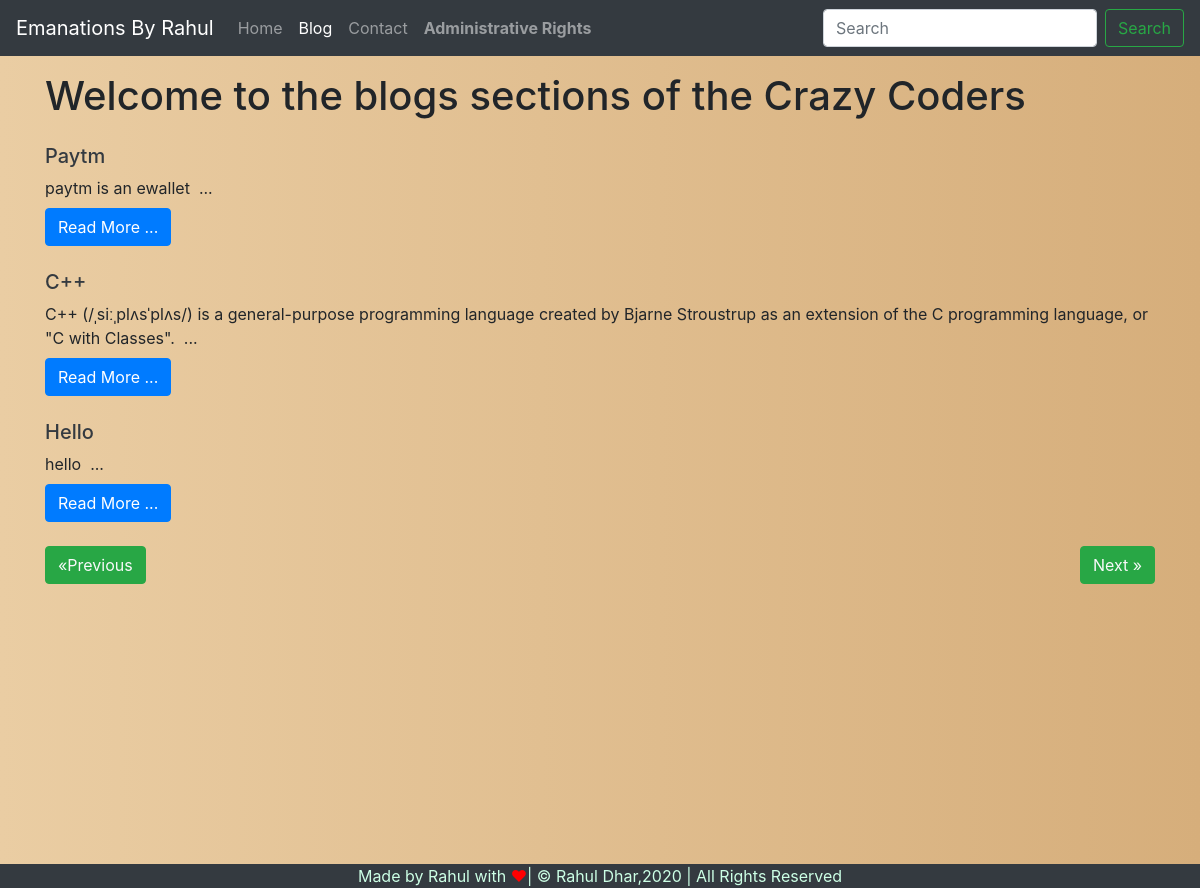
Screenshot of /blog/?page=2 with the database file from the repository.
### blog/models.py (models this page shows, shortened)
class Blog(models.Model):
    sno=models.AutoField(primary_key=True)
    title=models.CharField(max_length=200)
    content=models.TextField()
    short_desc=models.CharField(max_length=150)
    slug=models.CharField(max_length=50)
    time=models.DateTimeField(auto_now_add=True)

### blog/views.py (the view)
# urls.py: 2. Add a URL to urlpatterns:  path('blog/', include('blog.urls'))
def blog(request):
     no_of_post=4
     page=request.GET.get('page')
     if page is None:
          page=1
     else:
          page=int(page)
     print("pages is {}".format(page))
     blogs=Blog.objects.all()
     length=len(blogs)
     blogs=blogs[(page-1)*no_of_post:page*no_of_post]
     if page>1:
          prev=page-1
     else:
          prev=None
     if page < math.ceil(length/no_of_post):
          nxt=page+1
     else:
          nxt=None
     context={'blogs':blogs,'prev':prev,'nxt':nxt}
     return render(request,'bloghome.html',context)

### templates/bloghome.html (shortened to what this page needs)
{% extends 'base.html' %}
{% block blogactive %}active{% endblock blogactive %}
{% block body %}
<div class='container my-3'>
  <h1>Welcome to the blogs sections of the Crazy Coders</h1>
  {% for blog in blogs %}
  <div class="my-4">
    <div class="media-body">
      <h5 class="mt-0 text-dark"><a href='/blogpost/{{blog.slug}}' class='text-dark'>{{blog.title}}</a></h5>
      <div class='my-2'>
        {{blog.short_desc|safe}}&nbsp;&nbsp;...
      </div>
    </div>
    <a href='/blogpost/{{blog.slug}}' class='text-dark'><button class="btn btn-primary">Read More ...</button></a>
  </div>
  {% endfor %}
  <div class="my-3">
    {% if prev %}
    <button class="btn btn-success"><a class="text-light"href="/blog/?page={{prev}}">&laquo;Previous</a></button>
    {% else %}
    <button class="btn btn-success"><a class="text-light" href="endlist.html">&laquo; Previous</a></button>
    {% endif %}
    {% if nxt %}
    <button class="btn btn-success float-right"><a class="text-light" href="/blog/?page={{nxt}}">Next &raquo;</a></button>
    {% else %}
      <button class="btn btn-success float-right"><a class="text-light" href="endlist.html">Next &raquo;</a></button>
    {% endif %}
  </div>
</div>
{% endblock body %}

### templates/bloghome.html (style rules this page uses)
.container { min-height: 100vh; }

### rows the page displays
Blog: title "Paytm", short_desc "paytm is an ewallet"
Blog: title "C++", short_desc "C++ (/ˌsiːˌplʌsˈplʌs/) is a general-purpose programming language created by Bjarne Stroustrup as an extension of the C programming language, or \"C with Classes\"."
Blog: title "Hello", short_desc "hello"
